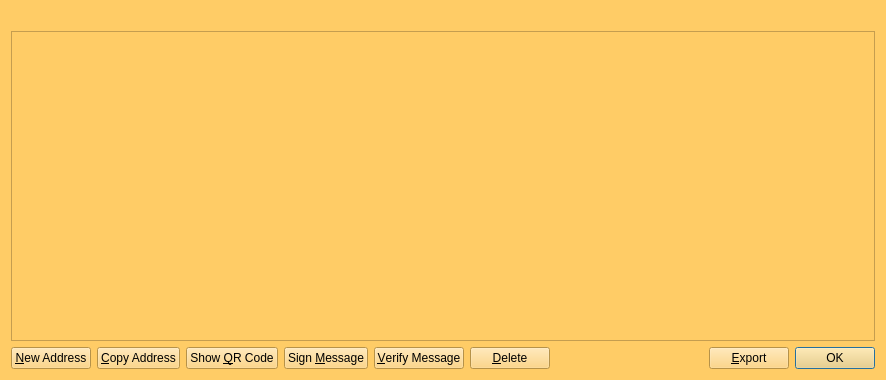
<?xml version="1.0" encoding="UTF-8"?>
<ui version="4.0">
 <class>AddressBookPage</class>
 <widget class="QWidget" name="AddressBookPage">
  <property name="geometry">
   <rect>
    <x>0</x>
    <y>0</y>
    <width>886</width>
    <height>380</height>
   </rect>
  </property>
  <property name="windowTitle">
   <string>Address Book</string>
  </property>
  <property name="styleSheet">
   <string notr="true">background-color: rgb(255, 204, 102);
alternate-background-color: rgb(255, 204, 102);</string>
  </property>
  <layout class="QVBoxLayout" name="verticalLayout">
   <item>
    <widget class="QLabel" name="labelExplanation">
     <property name="textFormat">
      <enum>Qt::PlainText</enum>
     </property>
     <property name="wordWrap">
      <bool>true</bool>
     </property>
    </widget>
   </item>
   <item>
    <widget class="QTableView" name="tableView">
     <property name="contextMenuPolicy">
      <enum>Qt::CustomContextMenu</enum>
     </property>
     <property name="toolTip">
      <string>Double-click to edit address or label</string>
     </property>
     <property name="tabKeyNavigation">
      <bool>false</bool>
     </property>
     <property name="alternatingRowColors">
      <bool>true</bool>
     </property>
     <property name="selectionMode">
      <enum>QAbstractItemView::SingleSelection</enum>
     </property>
     <property name="selectionBehavior">
      <enum>QAbstractItemView::SelectRows</enum>
     </property>
     <property name="sortingEnabled">
      <bool>true</bool>
     </property>
     <attribute name="verticalHeaderVisible">
      <bool>false</bool>
     </attribute>
    </widget>
   </item>
   <item>
    <layout class="QHBoxLayout" name="horizontalLayout">
     <item>
      <widget class="QPushButton" name="newAddress">
       <property name="toolTip">
        <string>Create a new address</string>
       </property>
       <property name="text">
        <string>&amp;New Address</string>
       </property>
       <property name="icon">
        <iconset resource="../bitcoin.qrc">
         <normaloff>:/icons/add</normaloff>:/icons/add</iconset>
       </property>
      </widget>
     </item>
     <item>
      <widget class="QPushButton" name="copyAddress">
       <property name="toolTip">
        <string>Copy the currently selected address to the system clipboard</string>
       </property>
       <property name="text">
        <string>&amp;Copy Address</string>
       </property>
       <property name="icon">
        <iconset resource="../bitcoin.qrc">
         <normaloff>:/icons/editcopy</normaloff>:/icons/editcopy</iconset>
       </property>
      </widget>
     </item>
     <item>
      <widget class="QPushButton" name="showQRCode">
       <property name="text">
        <string>Show &amp;QR Code</string>
       </property>
       <property name="icon">
        <iconset resource="../bitcoin.qrc">
         <normaloff>:/icons/qrcode</normaloff>:/icons/qrcode</iconset>
       </property>
      </widget>
     </item>
     <item>
      <widget class="QPushButton" name="signMessage">
       <property name="toolTip">
        <string>Sign a message to prove you own a Caishen address</string>
       </property>
       <property name="text">
        <string>Sign &amp;Message</string>
       </property>
       <property name="icon">
        <iconset resource="../bitcoin.qrc">
         <normaloff>:/icons/edit</normaloff>:/icons/edit</iconset>
       </property>
      </widget>
     </item>
     <item>
      <widget class="QPushButton" name="verifyMessage">
       <property name="toolTip">
        <string>Verify a message to ensure it was signed with a specified Caishen address</string>
       </property>
       <property name="text">
        <string>&amp;Verify Message</string>
       </property>
       <property name="icon">
        <iconset resource="../bitcoin.qrc">
         <normaloff>:/icons/transaction_0</normaloff>:/icons/transaction_0</iconset>
       </property>
      </widget>
     </item>
     <item>
      <widget class="QPushButton" name="deleteAddress">
       <property name="toolTip">
        <string>Delete the currently selected address from the list</string>
       </property>
       <property name="text">
        <string>&amp;Delete</string>
       </property>
       <property name="icon">
        <iconset resource="../bitcoin.qrc">
         <normaloff>:/icons/remove</normaloff>:/icons/remove</iconset>
       </property>
      </widget>
     </item>
     <item>
      <spacer name="horizontalSpacer">
       <property name="orientation">
        <enum>Qt::Horizontal</enum>
       </property>
       <property name="sizeHint" stdset="0">
        <size>
         <width>40</width>
         <height>20</height>
        </size>
       </property>
      </spacer>
     </item>
     <item>
      <widget class="QPushButton" name="exportButton">
       <property name="toolTip">
        <string>Export the data in the current tab to a file</string>
       </property>
       <property name="text">
        <string>&amp;Export</string>
       </property>
       <property name="icon">
        <iconset resource="../bitcoin.qrc">
         <normaloff>:/icons/export</normaloff>:/icons/export</iconset>
       </property>
      </widget>
     </item>
     <item>
      <widget class="QDialogButtonBox" name="buttonBox">
       <property name="sizePolicy">
        <sizepolicy hsizetype="Maximum" vsizetype="Fixed">
         <horstretch>0</horstretch>
         <verstretch>0</verstretch>
        </sizepolicy>
       </property>
       <property name="standardButtons">
        <set>QDialogButtonBox::Ok</set>
       </property>
      </widget>
     </item>
    </layout>
   </item>
  </layout>
 </widget>
 <resources>
  <include location="../bitcoin.qrc"/>
 </resources>
 <connections/>
</ui>
